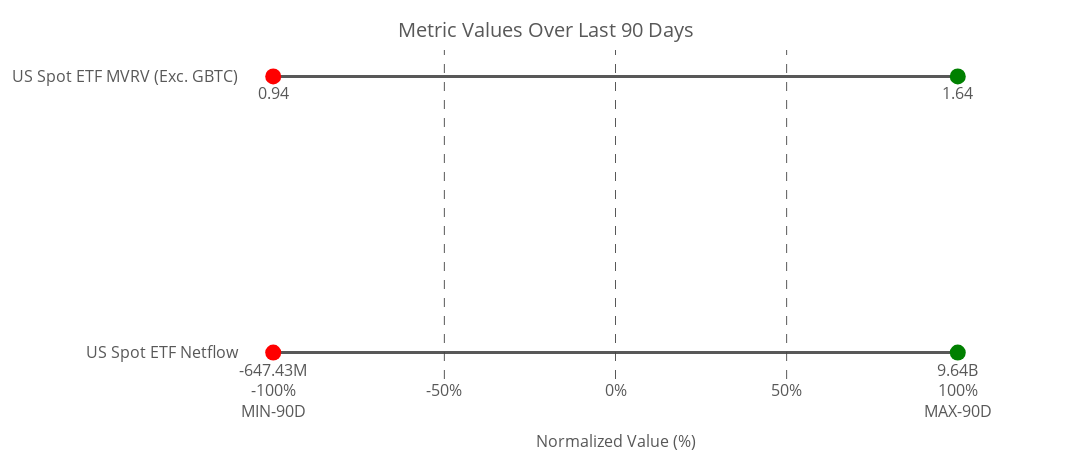

The cell this chart's notebook holds for it:
### Code cell
# Manually define metrics and their titles
metrics_titles = {

    'etfFlow_sma_meandev': "US Spot ETF Netflow",
    'etfmvrv_sma_meandev': "US Spot ETF MVRV (Exc. GBTC)"
       # Add more metrics and titles as needed
}

# Create the dot plot
fig = create_dot_plot(merged_df, metrics_titles)

# Show the plot
fig.show()

# Optionally, save the plot as an HTML file
import plotly.io as pio
pio.write_html(fig, file='normalized_spotETF2_raw_metrics_dot_plot.html')

### Figure 1 — Plotly figure (JSON) as saved in the notebook; plotly's stock layout.template omitted (floating-point values rounded to 4 significant figures)
{"data": [{"line": {"color": "rgba(70, 70, 70, 0.9)", "width": 3}, "mode": "lines", "showlegend": false, "x": [-100, 100], "y": ["US Spot ETF Netflow", "US Spot ETF Netflow"], "type": "scatter"}, {"marker": {"color": "red", "size": 16, "symbol": "circle"}, "mode": "markers+text", "name": "US Spot ETF Netflow Min", "text": ["-647.43M"], "textfont": {"color": "rgba(70, 70, 70, 0.9)", "size": 16}, "textposition": "bottom center", "x": [-100], "y": ["US Spot ETF Netflow"], "type": "scatter"}, {"marker": {"color": "green", "size": 16, "symbol": "circle"}, "mode": "markers+text", "name": "US Spot ETF Netflow Max", "text": ["9.64B"], "textfont": {"color": "rgba(70, 70, 70, 0.9)", "size": 16}, "textposition": "bottom center", "x": [100], "y": ["US Spot ETF Netflow"], "type": "scatter"}, {"marker": {"color": "white", "line": {"color": "rgba(70, 70, 70, 0.9)", "width": 3}, "size": 16, "symbol": "circle"}, "mode": "markers+text", "name": "US Spot ETF Netflow Current", "text": ["nan"], "textfont": {"color": "rgba(70, 70, 70, 0.9)", "size": 16}, "textposition": "top center", "x": [null], "y": ["US Spot ETF Netflow"], "type": "scatter"}, {"line": {"color": "rgba(70, 70, 70, 0.9)", "width": 3}, "mode": "lines", "showlegend": false, "x": [-100, 100], "y": ["US Spot ETF MVRV (Exc. GBTC)", "US Spot ETF MVRV (Exc. GBTC)"], "type": "scatter"}, {"marker": {"color": "red", "size": 16, "symbol": "circle"}, "mode": "markers+text", "name": "US Spot ETF MVRV (Exc. GBTC) Min", "text": ["0.94"], "textfont": {"color": "rgba(70, 70, 70, 0.9)", "size": 16}, "textposition": "bottom center", "x": [-100], "y": ["US Spot ETF MVRV (Exc. GBTC)"], "type": "scatter"}, {"marker": {"color": "green", "size": 16, "symbol": "circle"}, "mode": "markers+text", "name": "US Spot ETF MVRV (Exc. GBTC) Max", "text": ["1.64"], "textfont": {"color": "rgba(70, 70, 70, 0.9)", "size": 16}, "textposition": "bottom center", "x": [100], "y": ["US Spot ETF MVRV (Exc. GBTC)"], "type": "scatter"}, {"marker": {"color": "white", "line": {"color": "rgba(70, 70, 70, 0.9)", "width": 3}, "size": 16, "symbol": "circle"}, "mode": "markers+text", "name": "US Spot ETF MVRV (Exc. GBTC) Current", "text": ["nan"], "textfont": {"color": "rgba(70, 70, 70, 0.9)", "size": 16}, "textposition": "top center", "x": [null], "y": ["US Spot ETF MVRV (Exc. GBTC)"], "type": "scatter"}], "layout": {"shapes": [{"line": {"color": "rgba(70, 70, 70, 0.9)", "dash": "dash", "width": 1}, "type": "line", "x0": -50, "x1": -50, "xref": "x", "y0": 0, "y1": 1, "yref": "paper"}, {"line": {"color": "rgba(70, 70, 70, 0.9)", "dash": "dash", "width": 1}, "type": "line", "x0": 0, "x1": 0, "xref": "x", "y0": 0, "y1": 1, "yref": "paper"}, {"line": {"color": "rgba(70, 70, 70, 0.9)", "dash": "dash", "width": 1}, "type": "line", "x0": 50, "x1": 50, "xref": "x", "y0": 0, "y1": 1, "yref": "paper"}], "title": {"font": {"color": "rgba(70, 70, 70, 0.9)", "size": 20}, "text": "Metric Values Over Last 90 Days", "y": 0.95, "x": 0.5, "xanchor": "center", "yanchor": "top"}, "xaxis": {"title": {"font": {"color": "rgba(70, 70, 70, 0.9)", "size": 16}, "text": "Normalized Value (%)"}, "tickfont": {"color": "rgba(70, 70, 70, 0.9)", "size": 16}, "showgrid": false, "range": [-110, 110], "tickvals": [-100, -50, 0, 50, 100], "ticktext": ["-100%<br>MIN-90D", "-50%", "0%", "50%", "100%<br>MAX-90D"], "showline": false, "zeroline": false}, "yaxis": {"tickfont": {"color": "rgba(70, 70, 70, 0.9)", "size": 16}, "title": {"standoff": 35}, "tickmode": "array", "tickvals": [0, 1], "ticktext": ["US Spot ETF Netflow", "US Spot ETF MVRV (Exc. GBTC)"], "side": "left", "showgrid": false}, "margin": {"l": 100, "r": 100, "t": 50, "b": 20}, "font": {"color": "rgba(70, 70, 70, 0.9)", "size": 14}, "height": 460, "width": 1200, "showlegend": false, "plot_bgcolor": "white", "paper_bgcolor": "white"}}
